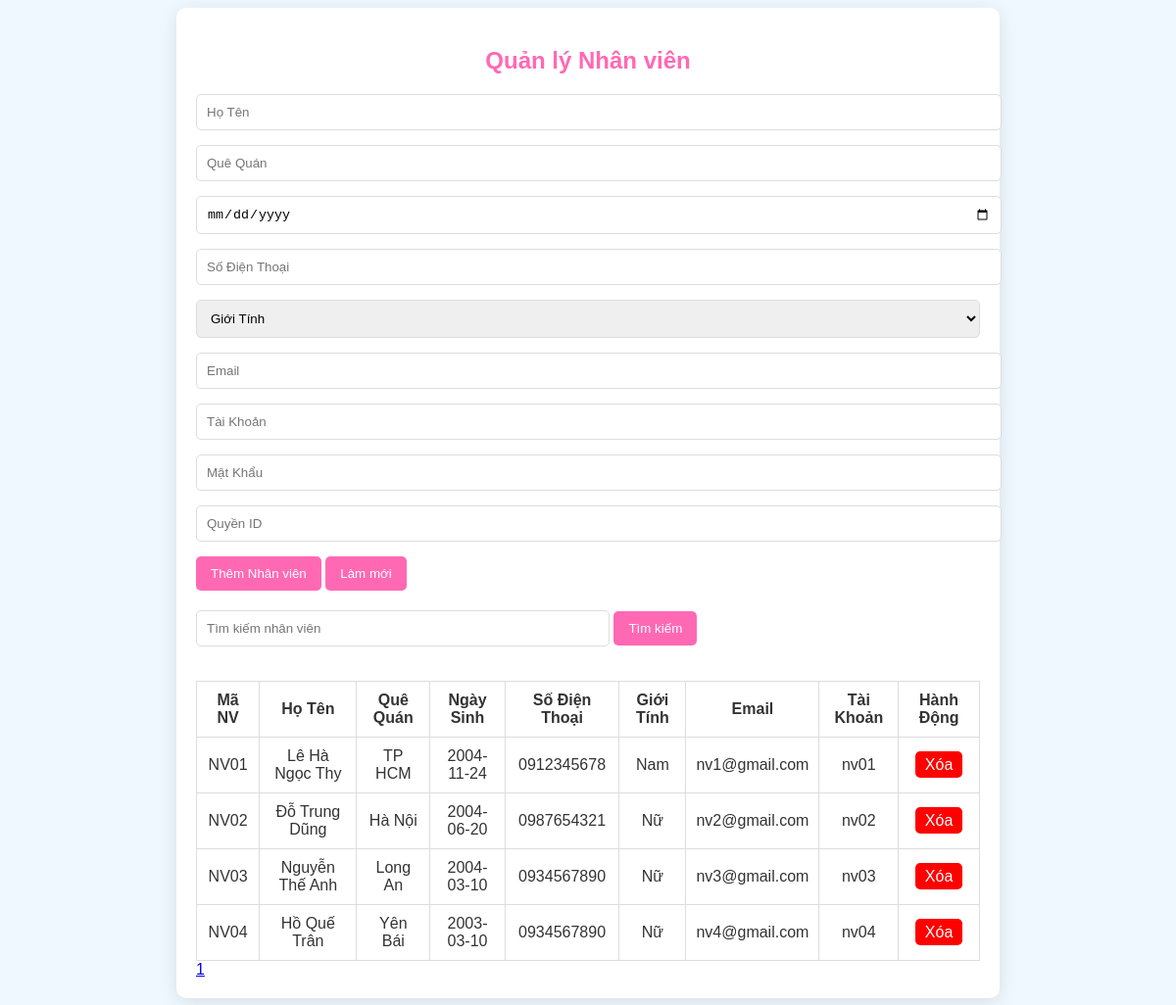
Screenshot of /QL_NhanVien.php with the database file from the repository.
### tables this page shows
CREATE TABLE IF NOT EXISTS NhanVien (
    MaNV VARCHAR(10) PRIMARY KEY,
    HoTenNV VARCHAR(100),
    QueQuan VARCHAR(100),
    NgaySinhNV DATE,
    SoDienThoaiNV VARCHAR(20),
    GioiTinh VARCHAR(10),
    EmailNV VARCHAR(100),
    TaiKhoan VARCHAR(100),
    MatKhau VARCHAR(100),
    QuyenID INT NOT NULL,
    FOREIGN KEY (QuyenID) REFERENCES QuyenTruyCap(QuyenID)
);

### QL_NhanVien.php (the view, shortened to what this page needs)
<?php
include("ConnectDatabase.php");
$limit = 20;
$page = isset($_GET['page']) ? (int)$_GET['page'] : 1;
$offset = ($page - 1) * $limit;
$total_result = $conn->query("SELECT COUNT(*) AS total FROM NhanVien");
$total_row = $total_result->fetch_assoc();
$total = $total_row['total'];
$total_pages = ceil($total / $limit);
$search = "";
$result = $conn->query("SELECT * FROM NhanVien WHERE HoTenNV LIKE '%$search%' LIMIT $limit OFFSET $offset");
?>
<!DOCTYPE html>
<html lang="vi">
<head>
    <link rel="stylesheet" href="https://cdnjs.cloudflare.com/ajax/libs/font-awesome/6.0.0-beta3/css/all.min.css">
</head>
<body>
<div class="container">
    <h2>Quản lý Nhân viên</h2>
    <form method="POST" id="employeeForm">
        <div class="form-group">
            <input type="text" name="hoTenNV" placeholder="Họ Tên" value="<?php echo isset($employee) ? htmlspecialchars($employee['HoTenNV']) : ''; ?>" required>
        </div>
        <div class="form-group">
            <input type="text" name="queQuan" placeholder="Quê Quán" value="<?php echo isset($employee) ? htmlspecialchars($employee['QueQuan']) : ''; ?>" required>
        </div>
        <div class="form-group">
            <input type="date" name="ngaySinhNV" value="<?php echo isset($employee) ? htmlspecialchars($employee['NgaySinhNV']) : ''; ?>" required>
        </div>
        <div class="form-group">
            <input type="text" name="soDienThoaiNV" placeholder="Số Điện Thoại" value="<?php echo isset($employee) ? htmlspecialchars($employee['SoDienThoaiNV']) : ''; ?>" required>
        </div>
        <div class="form-group">
            <select name="gioiTinh" required>
                <option value="">Giới Tính</option>
            </select>
        </div>
        <div class="form-group">
            <input type="email" name="emailNV" placeholder="Email" value="<?php echo isset($employee) ? htmlspecialchars($employee['EmailNV']) : ''; ?>" required>
        </div>
        <div class="form-group">
            <input type="text" name="taiKhoan" placeholder="Tài Khoản" value="<?php echo isset($employee) ? htmlspecialchars($employee['TaiKhoan']) : ''; ?>" required>
        </div>
        <div class="form-group">
            <input type="password" name="matKhau" placeholder="Mật Khẩu" value="<?php echo isset($employee) ? htmlspecialchars($employee['MatKhau']) : ''; ?>" required>
        </div>
        <div class="form-group">
            <input type="number" name="quyenID" placeholder="Quyền ID" value="<?php echo isset($employee) ? htmlspecialchars($employee['QuyenID']) : ''; ?>" required>
        </div>
        <button type="submit" name="add" class="btn">Thêm Nhân viên</button>
        <button type="button" class="btn" onclick="resetForm()">Làm mới</button>
    </form>
    <form method="POST" style="margin-top: 20px;">
        <input type="text" name="search_term" placeholder="Tìm kiếm nhân viên" required class="nhap_timkiem">
        <button type="submit" name="search" class="btn">Tìm kiếm</button>
    </form>
    <table>
        <thead>
            <tr>
                <th>Mã NV</th>
                <th>Họ Tên</th>
                <th>Quê Quán</th>
                <th>Ngày Sinh</th>
                <th>Số Điện Thoại</th>
                <th>Giới Tính</th>
                <th>Email</th>
                <th>Tài Khoản</th>
                <th>Hành Động</th>
            </tr>
        </thead>
        <tbody>
            <?php while ($row = $result->fetch_assoc()): ?>
            <tr onclick="fillForm('<?php echo htmlspecialchars($row['MaNV']); ?>', '<?php echo htmlspecialchars($row['HoTenNV']); ?>', '<?php echo htmlspecialchars($row['QueQuan']); ?>', '<?php echo $row['NgaySinhNV']; ?>', '<?php echo htmlspecialchars($row['SoDienThoaiNV']); ?>', '<?php echo htmlspecialchars($row['GioiTinh']); ?>', '<?php echo htmlspecialchars($row['EmailNV']); ?>', '<?php echo htmlspecialchars($row['TaiKhoan']); ?>')">
                <td><?php echo $row['MaNV']; ?></td>
                <td><?php echo htmlspecialchars($row['HoTenNV']); ?></td>
                <td><?php echo htmlspecialchars($row['QueQuan']); ?></td>
                <td><?php echo $row['NgaySinhNV']; ?></td>
                <td><?php echo htmlspecialchars($row['SoDienThoaiNV']); ?></td>
                <td><?php echo htmlspecialchars($row['GioiTinh']); ?></td>
                <td><?php echo htmlspecialchars($row['EmailNV']); ?></td>
                <td><?php echo htmlspecialchars($row['TaiKhoan']); ?></td>
                <td>
                    <a href="?delete=<?php echo $row['MaNV']; ?>" class="delete-btn">Xóa</a>
                </td>
            </tr>
            <?php endwhile; ?>
        </tbody>
    </table>
    <div class="pagination">
        <?php for ($i = 1; $i <= $total_pages; $i++): ?>
            <a href="?page=<?php echo $i; ?>" class="<?php if ($i == $page) echo 'active'; ?>"><?php echo $i; ?></a>
        <?php endfor; ?>
    </div>
</div>
</body>
</html>

### QL_NhanVien.php (style rules this page uses)
body { font-family: 'Arial', sans-serif; background-color: #f0f8ff; color: #333; }
.container { max-width: 800px; margin: auto; padding: 20px; border-radius: 10px; background: #fff; box-shadow: 0 4px 20px rgba(0, 0, 0, 0.1); }
h2 { text-align: center; color: #ff69b4; }
.form-group { margin-bottom: 15px; }
.form-group input, .form-group select { width: 100%; padding: 10px; border: 1px solid #ddd; border-radius: 5px; }
.nhap_timkiem { width: 50%; margin-bottom: 15px; padding: 10px; border: 1px solid #ddd; border-radius: 5px; }
.btn { background-color: #ff69b4; color: white; border: none; padding: 10px 15px; border-radius: 5px; cursor: pointer; transition: background-color 0.3s; }
.delete-btn { cursor: pointer; color: white; border-radius: 5px; padding: 5px 10px; text-decoration: none; background-color: red; }
table { width: 100%; border-collapse: collapse; margin-top: 20px; }
table, th, td { border: 1px solid #ddd; }
th, td { padding: 10px; text-align: center; }

### rows the page displays
nhanvien: MaNV "NV01", HoTenNV "Lê Hà Ngọc Thy", QueQuan "TP HCM", NgaySinhNV "2004-11-24", SoDienThoaiNV "0912345678", GioiTinh "Nam", EmailNV "nv1@gmail.com", TaiKhoan "nv01"
nhanvien: MaNV "NV02", HoTenNV "Đỗ Trung Dũng", QueQuan "Hà Nội", NgaySinhNV "2004-06-20", SoDienThoaiNV "0987654321", GioiTinh "Nữ", EmailNV "nv2@gmail.com", TaiKhoan "nv02"
nhanvien: MaNV "NV03", HoTenNV "Nguyễn Thế Anh", QueQuan "Long An", NgaySinhNV "2004-03-10", SoDienThoaiNV "0934567890", GioiTinh "Nữ", EmailNV "nv3@gmail.com", TaiKhoan "nv03"
nhanvien: MaNV "NV04", HoTenNV "Hồ Quế Trân", QueQuan "Yên Bái", NgaySinhNV "2003-03-10", SoDienThoaiNV "0934567890", GioiTinh "Nữ", EmailNV "nv4@gmail.com", TaiKhoan "nv04"
